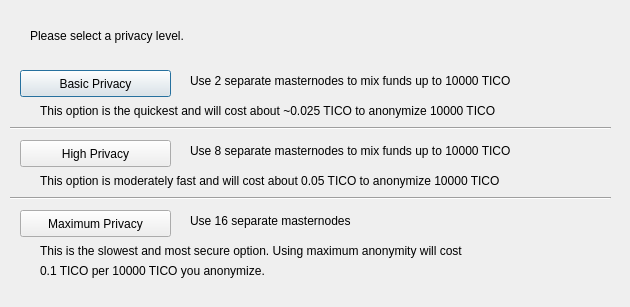
<?xml version="1.0" encoding="UTF-8"?>
<ui version="4.0">
 <class>ObfuscationConfig</class>
 <widget class="QDialog" name="ObfuscationConfig">
  <property name="geometry">
   <rect>
    <x>0</x>
    <y>0</y>
    <width>630</width>
    <height>307</height>
   </rect>
  </property>
  <property name="windowTitle">
   <string>Configure Obfuscation</string>
  </property>
  <widget class="QPushButton" name="buttonBasic">
   <property name="geometry">
    <rect>
     <x>20</x>
     <y>70</y>
     <width>151</width>
     <height>27</height>
    </rect>
   </property>
   <property name="text">
    <string>Basic Privacy</string>
   </property>
  </widget>
  <widget class="QPushButton" name="buttonHigh">
   <property name="geometry">
    <rect>
     <x>20</x>
     <y>140</y>
     <width>151</width>
     <height>27</height>
    </rect>
   </property>
   <property name="text">
    <string>High Privacy</string>
   </property>
  </widget>
  <widget class="QPushButton" name="buttonMax">
   <property name="geometry">
    <rect>
     <x>20</x>
     <y>210</y>
     <width>151</width>
     <height>27</height>
    </rect>
   </property>
   <property name="text">
    <string>Maximum Privacy</string>
   </property>
  </widget>
  <widget class="QLabel" name="label">
   <property name="geometry">
    <rect>
     <x>30</x>
     <y>20</y>
     <width>571</width>
     <height>31</height>
    </rect>
   </property>
   <property name="text">
    <string>Please select a privacy level.</string>
   </property>
  </widget>
  <widget class="QLabel" name="label_2">
   <property name="geometry">
    <rect>
     <x>190</x>
     <y>70</y>
     <width>421</width>
     <height>21</height>
    </rect>
   </property>
   <property name="text">
    <string>Use 2 separate masternodes to mix funds up to 10000 TICO</string>
   </property>
  </widget>
  <widget class="QLabel" name="label_3">
   <property name="geometry">
    <rect>
     <x>190</x>
     <y>140</y>
     <width>411</width>
     <height>21</height>
    </rect>
   </property>
   <property name="text">
    <string>Use 8 separate masternodes to mix funds up to 10000 TICO</string>
   </property>
  </widget>
  <widget class="QLabel" name="label_4">
   <property name="geometry">
    <rect>
     <x>190</x>
     <y>210</y>
     <width>421</width>
     <height>21</height>
    </rect>
   </property>
   <property name="text">
    <string>Use 16 separate masternodes</string>
   </property>
  </widget>
  <widget class="QLabel" name="label_6">
   <property name="geometry">
    <rect>
     <x>40</x>
     <y>100</y>
     <width>561</width>
     <height>21</height>
    </rect>
   </property>
   <property name="text">
    <string>This option is the quickest and will cost about ~0.025 TICO to anonymize 10000 TICO</string>
   </property>
  </widget>
  <widget class="QLabel" name="label_7">
   <property name="geometry">
    <rect>
     <x>40</x>
     <y>170</y>
     <width>561</width>
     <height>21</height>
    </rect>
   </property>
   <property name="text">
    <string>This option is moderately fast and will cost about 0.05 TICO to anonymize 10000 TICO</string>
   </property>
  </widget>
  <widget class="QLabel" name="label_8">
   <property name="geometry">
    <rect>
     <x>40</x>
     <y>240</y>
     <width>561</width>
     <height>21</height>
    </rect>
   </property>
   <property name="text">
    <string>This is the slowest and most secure option. Using maximum anonymity will cost</string>
   </property>
  </widget>
  <widget class="QLabel" name="label_9">
   <property name="geometry">
    <rect>
     <x>40</x>
     <y>260</y>
     <width>561</width>
     <height>21</height>
    </rect>
   </property>
   <property name="text">
    <string>0.1 TICO per 10000 TICO you anonymize.</string>
   </property>
  </widget>
  <widget class="Line" name="line">
   <property name="geometry">
    <rect>
     <x>10</x>
     <y>120</y>
     <width>601</width>
     <height>16</height>
    </rect>
   </property>
   <property name="orientation">
    <enum>Qt::Horizontal</enum>
   </property>
  </widget>
  <widget class="Line" name="line_2">
   <property name="geometry">
    <rect>
     <x>10</x>
     <y>190</y>
     <width>601</width>
     <height>16</height>
    </rect>
   </property>
   <property name="orientation">
    <enum>Qt::Horizontal</enum>
   </property>
  </widget>
 </widget>
 <resources/>
 <connections/>
</ui>
